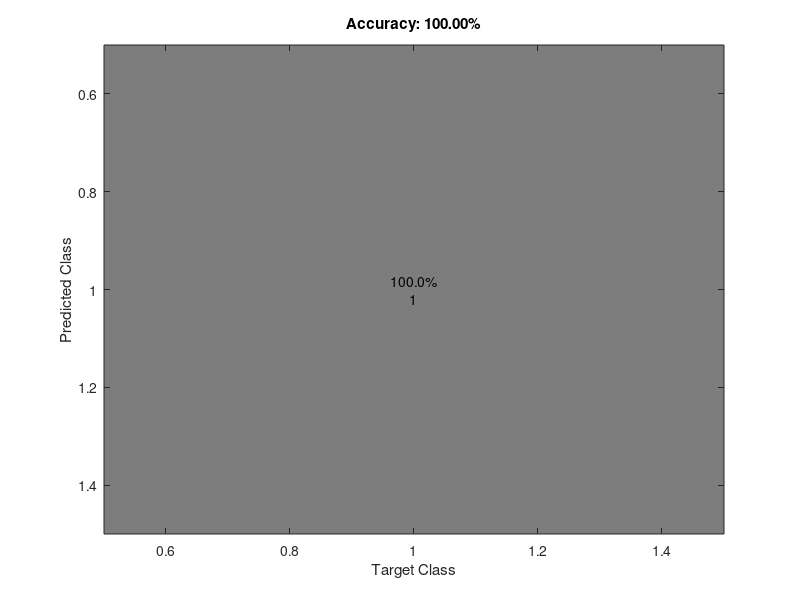

Recreate this plot in MATLAB. (Note: this script raises an error after producing the figure.)
function plotConfMat(varargin)
%PLOTCONFMAT plots the confusion matrix with colorscale, absolute numbers
%   and precision normalized percentages
%
%   usage: 
%   PLOTCONFMAT(confmat) plots the confmat with integers 1 to n as class labels
%   PLOTCONFMAT(confmat, labels) plots the confmat with the specified labels
%
%   Vahe Tshitoyan
%   20/08/2017
%
%   Arguments
%   confmat:            a square confusion matrix
%   labels (optional):  vector of class labels

% number of arguments
switch (nargin)
    case 0
       confmat = 1;
       labels = {'1'};
    case 1
       confmat = varargin{1};
       labels = 1:size(confmat, 1);
    otherwise
       confmat = varargin{1};
       labels = varargin{2};
end

confmat(isnan(confmat))=0; % in case there are NaN elements
numlabels = size(confmat, 1); % number of labels

% calculate the percentage accuracies
confpercent = 100*confmat./repmat(sum(confmat, 1),numlabels,1);

% plotting the colors
imagesc(confpercent);
title(sprintf('Accuracy: %.2f%%', 100*trace(confmat)/sum(confmat(:))));
%ylabel('Predicted Class'); xlabel('Target Class');
ylabel('Predicted Class'); xlabel('Target Class');

% set the colormap
colormap(flipud(gray));

% Create strings from the matrix values and remove spaces
textStrings = num2str([confpercent(:), confmat(:)], '%.1f%%\n%d\n');
textStrings = strtrim(cellstr(textStrings));

% Create x and y coordinates for the strings and plot them
[x,y] = meshgrid(1:numlabels);
hStrings = text(x(:),y(:),textStrings(:), ...
    'HorizontalAlignment','center');

% Get the middle value of the color range
midValue = mean(get(gca,'CLim'));

% Choose white or black for the text color of the strings so
% they can be easily seen over the background color
textColors = repmat(confpercent(:) > midValue,1,3);
set(hStrings,{'Color'},num2cell(textColors,2));

% Setting the axis labels
set(gca,'XTick',1:numlabels,...
    'XTickLabel',labels,...
    'YTick',1:numlabels,...
    'YTickLabel',labels,...
    'TickLength',[0 0]);
end